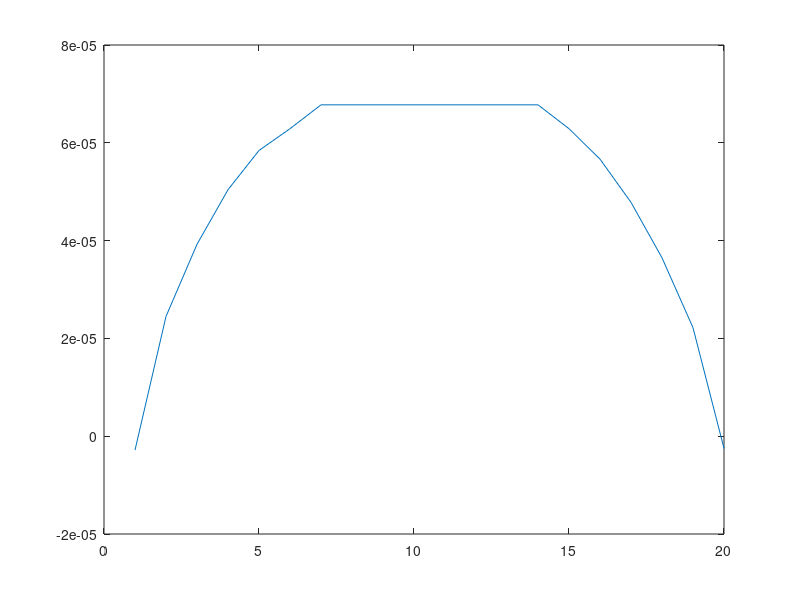

The MATLAB source for this figure:
%http://www.mathworks.com/matlabcentral/fileexchange/17031-lbm-for-poiseuille-flow/content/LBMpoiseuille.m
%original author: Vinu Varghese

%*****************Poiseuille flow using LBM***********************%
%Based on procedures as explained in 'Lattice Gas Cellular Automata and Lattice  Boltzmann
%Models'by Wolf Gladrow
%code may have errors as it is my first experience with LBM.Readers are
%suggested to check the code for errors.For feedback
%vinuvargheseijk@gmail.com
OMEGA=0.2;%Relaxation factor
TAU=1/OMEGA;
XMAX=20;%Mesh size in x-direction
YMAX=20;%Mesh size in y-direction
FORCING=(1.024)/YMAX^3;%Forcing term in Poiseuille equation
KVISC = ((1/OMEGA)-0.5)/3%lattice viscosity
UX=(0.5*FORCING*YMAX*YMAX)/KVISC;%Velocity in x-direction 
cx=[1 0 -1 0 1 -1 -1 1 0];%components of lattice velocities in x-direction
cy=[0 1 0 -1 1 1 -1 -1 0];%components of lattice velocities in y-direction
jx=zeros(XMAX,YMAX);%creating an array for storing momentum in x-direction
jy=zeros(XMAX,YMAX);%creating an array for storing momentum in y-direction
rho=ones(XMAX,YMAX);%creating an array for storing densities
f=zeros(XMAX,YMAX);%creating an array for storing distributions
fprop=zeros(XMAX,YMAX);%creating an array for storing propagating distributions
x=1:XMAX;
y=1:YMAX;
MAXIT=input('Number of iterations');
%Initializataion of distributions
        u=jx./rho;
        v=jy./rho;
      f(x,y,1) = (rho./9)*(1+3.*u+4.5.*u.*u-1.5.*(u.^2+v.^2));
      f(x,y,2) = (rho./9)*(1+3.*v+4.5.*v.*v-1.5*(u.^2+v.^2));
      f(x,y,3) = (rho./9)*(1-3.*u+4.5.*u.*u-1.5*(u.^2+v.^2));
      f(x,y,4) = (rho./9)*(1-3.*v+4.5.*v.*v-1.5*(u.^2+v.^2));

      f(x,y,5) = (rho./36)*(1+3.*(u+v)+4.5*(u+v).^2-1.5*(u.^2+v.^2));
      f(x,y,6) = (rho./36)*(1+3.*(-u+v)+4.5*(-u+v).^2-1.5*(u.^2+v.^2));
      f(x,y,7) = (rho./36)*(1-3.*(u+v)+4.5*(u+v).^2-1.5*(u.^2+v.^2));
      f(x,y,8) = (rho./36)*(1+3.*(u-v)+4.5*(u-v).^2-1.5*(u.^2+v.^2));

      f(x,y,9) = (4/9)*rho.*(1-1.5*(u.^2+v.^2));
%Initialization completed
%Assign first fprop to equilibrium distributions.
      fprop=f;  
      feq=zeros(20,20,9);
for iter=1:MAXIT
      u=jx./rho;
      v=jy./rho;
                 
      feq(x,2:YMAX-1,1) = (rho(x,2:YMAX-1)./9).*(1+3.*u(x,2:YMAX-1)+4.5.*u(x,2:YMAX-1).*u(x,2:YMAX-1)-1.5.*(u(x,2:YMAX-1).^2+v(x,2:YMAX-1).^2));
      feq(x,2:YMAX-1,2) = (rho(x,2:YMAX-1)./9).*(1+3.*v(x,2:YMAX-1)+4.5.*v(x,2:YMAX-1).*v(x,2:YMAX-1)-1.5.*(u(x,2:YMAX-1).^2+v(x,2:YMAX-1).^2));
      feq(x,2:YMAX-1,3) = (rho(x,2:YMAX-1)./9).*(1-3.*u(x,2:YMAX-1)+4.5.*u(x,2:YMAX-1).*u(x,2:YMAX-1)-1.5.*(u(x,2:YMAX-1).^2+v(x,2:YMAX-1).^2));
      feq(x,2:YMAX-1,4) = (rho(x,2:YMAX-1)./9).*(1-3.*v(x,2:YMAX-1)+4.5.*v(x,2:YMAX-1).*v(x,2:YMAX-1)-1.5.*(u(x,2:YMAX-1).^2+v(x,2:YMAX-1).^2));

      feq(x,2:YMAX-1,5) = (rho(x,2:YMAX-1)./36).*(1+3.*(u(x,2:YMAX-1)+v(x,2:YMAX-1))+4.5*(u(x,2:YMAX-1)+v(x,2:YMAX-1)).^2-1.5*(u(x,2:YMAX-1).^2+v(x,2:YMAX-1).^2));
      feq(x,2:YMAX-1,6) = (rho(x,2:YMAX-1)./36).*(1+3.*(-u(x,2:YMAX-1)+v(x,2:YMAX-1))+4.5*(-u(x,2:YMAX-1)+v(x,2:YMAX-1)).^2-1.5*(u(x,2:YMAX-1).^2+v(x,2:YMAX-1).^2));
      feq(x,2:YMAX-1,7) = (rho(x,2:YMAX-1)./36).*(1-3.*(u(x,2:YMAX-1)+v(x,2:YMAX-1))+4.5*(u(x,2:YMAX-1)+v(x,2:YMAX-1)).^2-1.5*(u(x,2:YMAX-1).^2+v(x,2:YMAX-1).^2));
      feq(x,2:YMAX-1,8) = (rho(x,2:YMAX-1)./36).*(1+3.*(u(x,2:YMAX-1)-v(x,2:YMAX-1))+4.5*(u(x,2:YMAX-1)-v(x,2:YMAX-1)).^2-1.5*(u(x,2:YMAX-1).^2+v(x,2:YMAX-1).^2));
      feq(x,2:YMAX-1,9) = ((4/9)*rho(x,2:YMAX-1)).*(1-1.5*(u(x,2:YMAX-1).^2+v(x,2:YMAX-1).^2));
      
%propagating distributions fprop by applying kinetic equation.

      fprop = (1.0-OMEGA).* f + OMEGA.* feq;
      force =FORCING/6;
      fprop(x,2:YMAX-1,1) = fprop(x,2:YMAX-1,1) + force;
      fprop(x,2:YMAX-1,3) = fprop(x,2:YMAX-1,3) - force;
      fprop(x,2:YMAX-1,5) = fprop(x,2:YMAX-1,5) + force;
      fprop(x,2:YMAX-1,6) = fprop(x,2:YMAX-1,6) - force;
      fprop(x,2:YMAX-1,7) = fprop(x,2:YMAX-1,7) - force;
      fprop(x,2:YMAX-1,8) = fprop(x,2:YMAX-1,8) + force;
       
%Copying the boundary values.

            fprop(x,1,:) = f(x,1,:);
            fprop(x,YMAX,:) = f(x,YMAX,:);

%        C6  C2  C5       ^ y
%          \ | /          |
%        C3-C0-C1         | 
%          / | \          | 
%        C7  C4  C8         -----> x
       p=2:XMAX;
       q=2:YMAX;
       r=1:XMAX-1;
       s=1:YMAX-1;
       
%Propagating C1
       
       f(p,y,1) = fprop(p-1,y,1);
      
%Propagating C2

       f(x,q,2) = fprop(x,q-1,2);
      
%Propagating C3

       f(r,y,3) = fprop(r+1,y,3);
      
%Propagating C4
   
       f(x,s,4) = fprop(x,s+1,4);
       
%Propagating C5  

      f(p,q,5) = fprop(p-1,q-1,5);
      
%Propagating C6 

      f(r,p,6) = fprop(r+1,p-1,6);
      
%Propagating C7

      f(r,s,7) = fprop(r+1,s+1,7);
      
%Propagating C8

      f(p,s,8) = fprop(p-1,s+1,8);
      
      
%Propagating C9

      f(x,y,9) = fprop(x,y,9);
      
      
%Complete Bounce Back Boundary Conditions
   
   %1.Implementing Periodic BC.
f(x(1),y,1)=fprop(XMAX,y,1);
f(XMAX,y,3)=fprop(x(1),y,3);
f(x(1),2:YMAX,5)=fprop(XMAX,1:YMAX-1,5);
f(XMAX,2:YMAX,6)=fprop(x(1),1:YMAX-1,6);
f(XMAX,1:YMAX-1,7)=fprop(x(1),2:YMAX,7);
f(x(1),1:YMAX-1,8)=fprop(XMAX,2:YMAX,8);

   %2.Bounce Back Begins.
temp=f(1:XMAX,1,2);
f(1:XMAX,1,2)=f(1:XMAX,1,4);
f(1:XMAX,1,4)=temp;

temp=f(1:XMAX,YMAX,4);
f(1:XMAX,YMAX,4)=f(1:XMAX,YMAX,2);
f(1:XMAX,YMAX,4)=temp;

temp=f(1:XMAX,1,5);
f(1:XMAX,1,5)=f(1:XMAX,1,7);
f(1:XMAX,1,7)=temp;

temp=f(1:XMAX,YMAX,7);
f(1:XMAX,YMAX,7)=f(1:XMAX,YMAX,5);
f(1:XMAX,YMAX,5)=temp;

temp=f(1:XMAX,1,6);
f(1:XMAX,1,6)=f(1:XMAX,1,8);
f(1:XMAX,1,8)=temp;

temp=f(1:XMAX,YMAX,8);
f(1:XMAX,YMAX,8)=f(1:XMAX,YMAX,6);
f(1:XMAX,YMAX,6)=temp;

rho(x,y) = f(x,y,1)+f(x,y,2)+f(x,y,3)+f(x,y,4)+f(x,y,5)+f(x,y,6)+f(x,y,7)+f(x,y,8)+f(x,y,9);
jx(x,y)=f(x,y,1)-f(x,y,3)+f(x,y,5)-f(x,y,6)-f(x,y,7)+f(x,y,8);%Distributions multiplied by lattice velocities in x-directions
jy(x,y)=f(x,y,2)-f(x,y,4)+f(x,y,5)+f(x,y,6)-f(x,y,7)-f(x,y,8);%Distributions multiplied by lattice velocities in y-directions
uprofile(1:YMAX)=sum(jx(1:XMAX,1:YMAX)./rho(1:XMAX,1:YMAX))/XMAX;%Velocity profile in x-direction
plot(uprofile)
pause(.1)
end